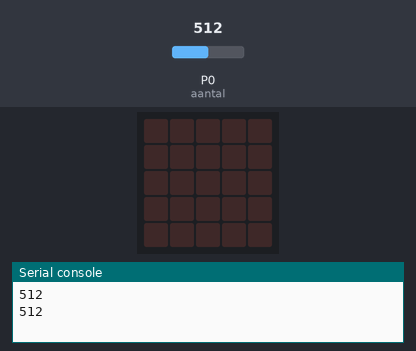
The program below on a simulated BBC micro:bit (MakeCode). Shown: the board's 5×5 LED display, the last lines printed to the serial console. Inputs (shaded band) come from the test bench; at power-on: P0 (aantal) = 512 (analog values on the 0–1023 scale).

Above: at 1.2 s.
1.3 s: P0 (aantal) set to 651
3.2 s: P0 (aantal) set to 669
At 4.8 s:
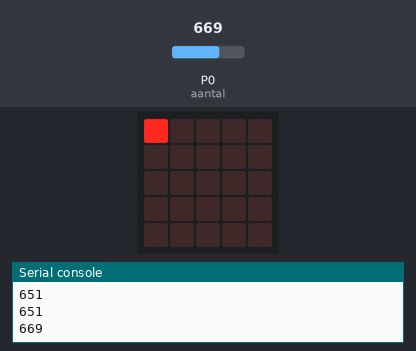
7.3 s: P0 (aantal) set to 716
At 8.9 s:
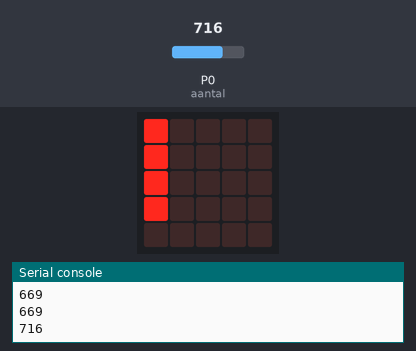
11.4 s: P0 (aantal) set to 731
At 12.6 s:
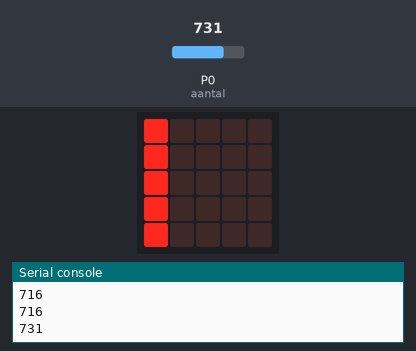
15.5 s: P0 (aantal) set to 900
At 17.1 s:
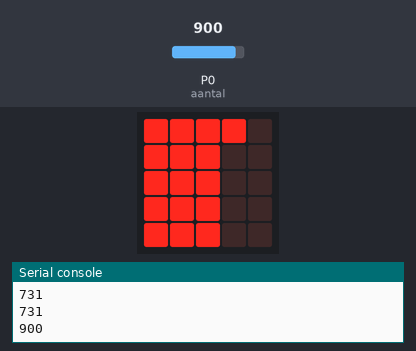
19.6 s: P0 (aantal) set to 917
At 21.2 s:
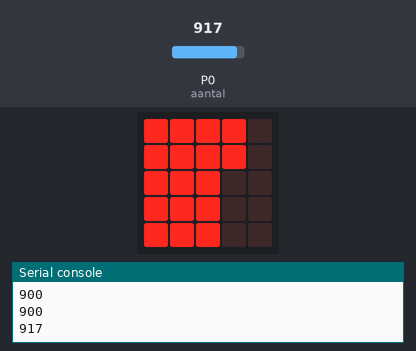
Timing chart, 0 to 22.7 s (numbered marks = the images above; inputs shaded):
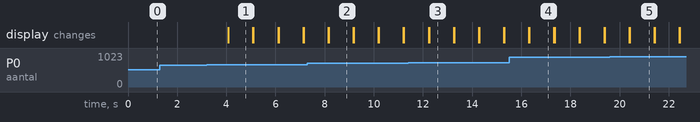

Measured:
- the behaviour switches between 659 and 660 on P0 (aantal) (found by bisection; images 0 and 1)
- the behaviour switches between 720 and 721 on P0 (aantal) (found by bisection; images 2 and 3)
- the behaviour switches between 901 and 902 on P0 (aantal) (found by bisection; images 4 and 5)
- after the input at 3.2 s, the display: changes after 0.88 s (image 1)
- after the input at 7.3 s, the display: first differs from a run without the input after 0.86 s (image 2)
- after the input at 11.4 s, the display: first differs from a run without the input after 0.85 s (image 3)
- after the input at 15.5 s, the display: first differs from a run without the input after 0.83 s (image 4)
- after the input at 19.6 s, the display: first differs from a run without the input after 0.81 s (image 5)

The program:

main.ts
```typescript
let x = 0
let y = 0
let pin0 = 0
function ledsOn (aantal: number) {
    for (let index = 0; index <= aantal; index++) {
        x = index / 5
        y = index % 5
        led.plot(x, y)
    }
}
basic.forever(function () {
    pin0 = pins.analogReadPin(AnalogPin.P0)
    serial.writeNumber(pin0)
    serial.writeLine("")
    pin0 = pin0 - 660
    pin0 = Math.map(pin0, 0, 363, 0, 24)
    ledsOn(pin0)
    basic.pause(1000)
    basic.clearScreen()
})
```

test.ts
```typescript
// tests gaan hier; deze zal niet worden gecompileerd wanneer dit pakket wordt gebruikt als extensie.
```
